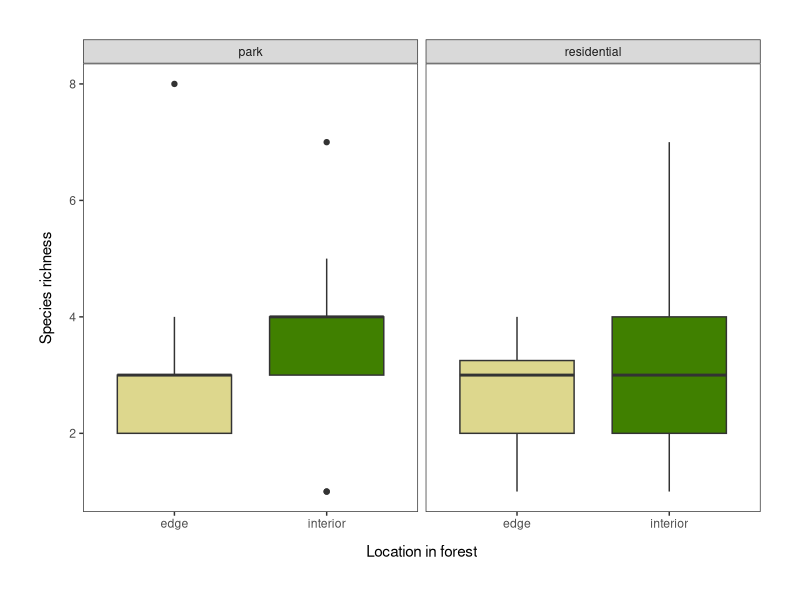
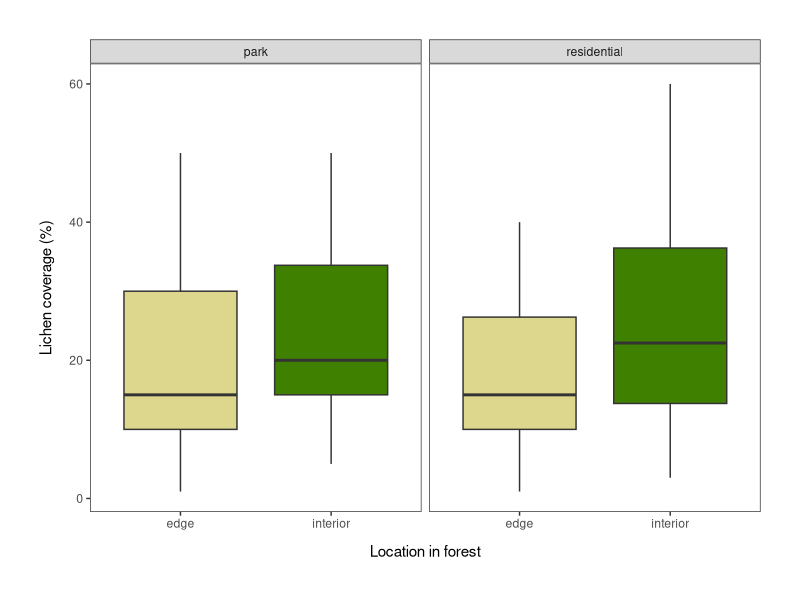
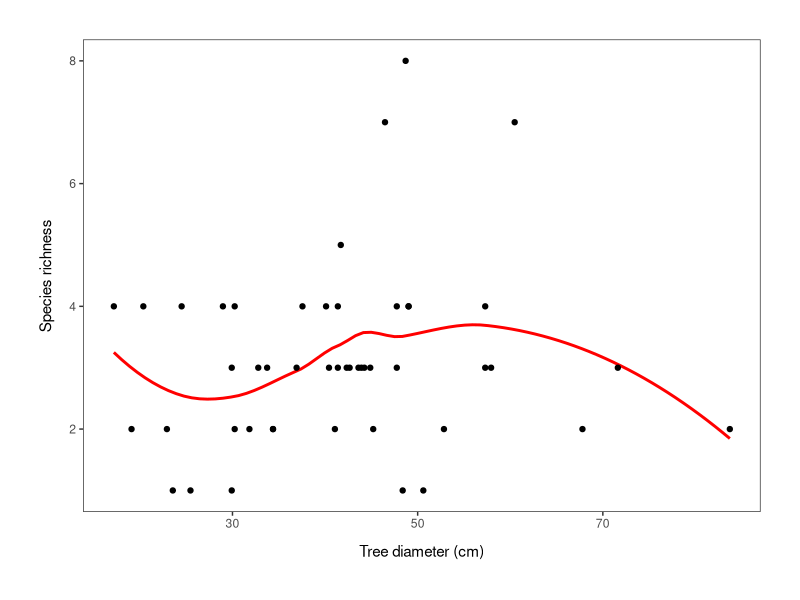
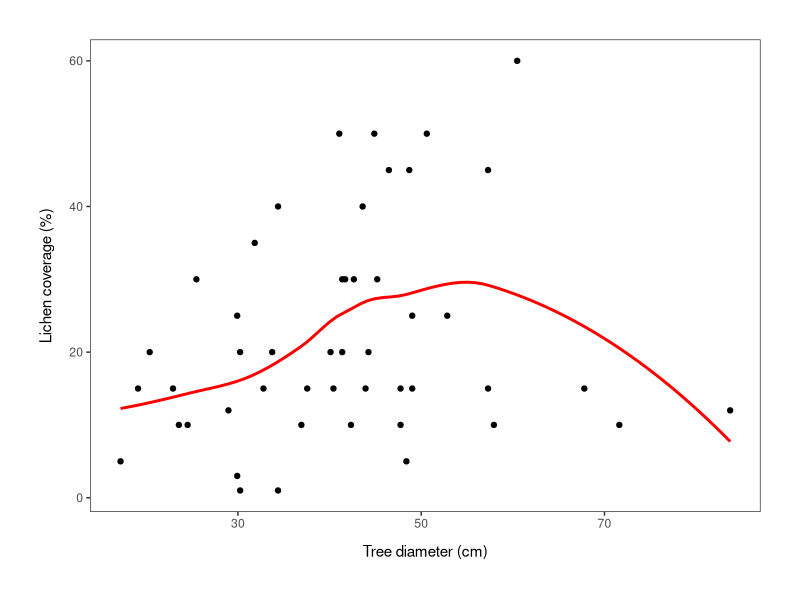
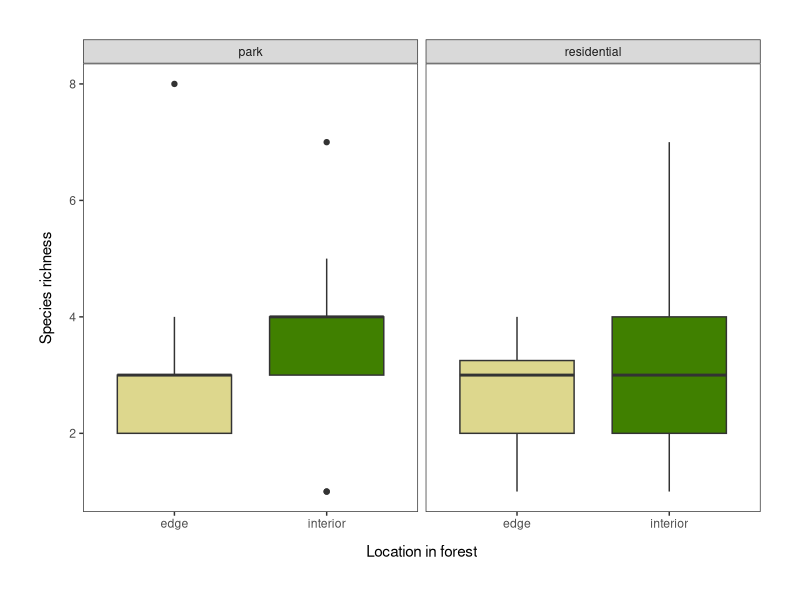
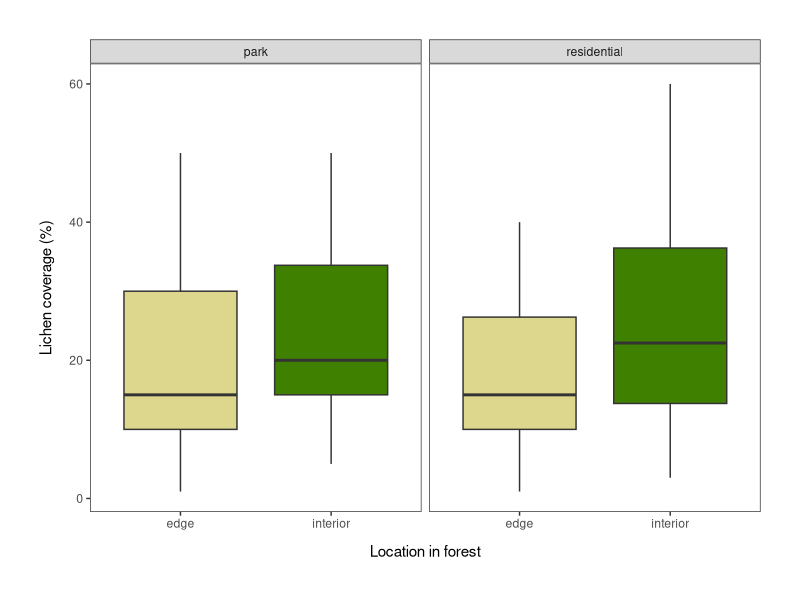
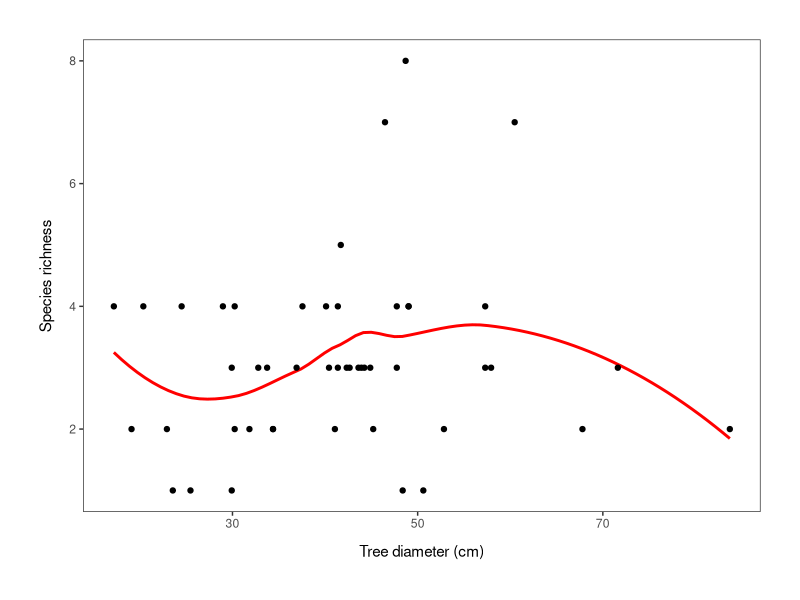
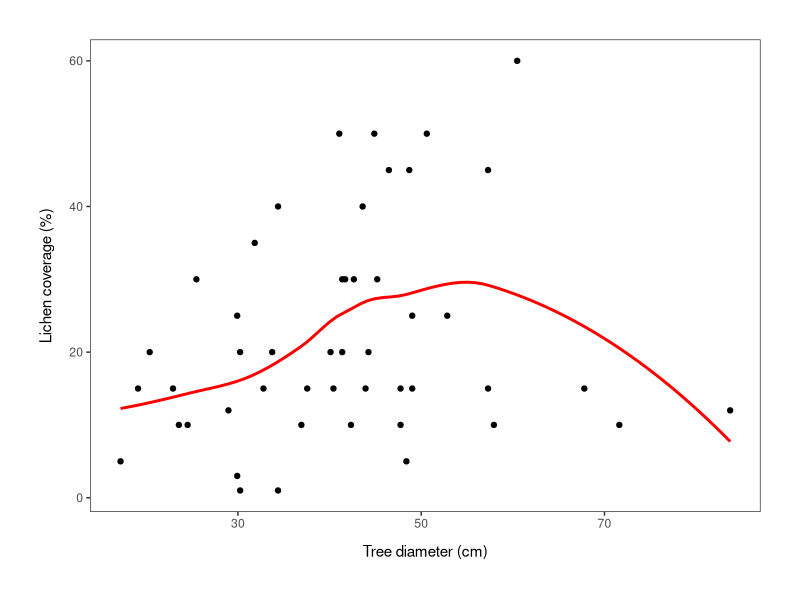

Write the R code that produced these figures, in order.
## Figures for the LE History & Design couse project
## Project topic: effects of urban matrix on lichen edge effects

## Stockholm University - Landscape Ecology master's program 2021-2023 
## Emma Gemal, emmagemal@outlook.com
## Edited 14/10/2021 


## Library ----
library(tidyverse)


## Loading the data ----
lichen <- read.csv("Data/raw_data.csv")

str(lichen)

# calculating diameter from circumference 
lichen <- lichen %>% 
            mutate(tree_dia_cm = tree_circum_cm/pi)



## Making a boxplot ----
# species richness
(boxplot_sp <- ggplot(lichen, aes(x = location, y = sp_richness)) +
                  geom_boxplot(aes(fill = location)) +
                  ylab("Species richness") +
                  xlab("Location in forest") +
                  facet_wrap(~type) +
                  theme_bw() +
                  theme(panel.grid = element_blank(),
                        axis.title.x = 
                          element_text(margin = margin(t = 10, r = 0, b = 0, l = 0)),
                        axis.title.y = 
                          element_text(margin = margin(t = 0, r = 10, b = 0, l = 0)),
                        legend.position = "none") +
                  theme(plot.margin = unit(c(1, 1, 1, 1), "cm")) +
                  scale_fill_manual(values = c("#DDD78D", "#408000")))

ggsave("Figures/boxplot_species.png", plot = boxplot_sp, width = 6, height = 5.5, units = "in")


# coverage 
(boxplot_cov <- ggplot(lichen, aes(x = location, y = coverage_perc)) +
                  geom_boxplot(aes(fill = location)) +
                  xlab("Location in forest") +
                  ylab("Lichen coverage (%)") +
                  facet_wrap(~type) +
                  theme_bw() +
                  theme(panel.grid = element_blank(),
                        axis.title.x = 
                          element_text(margin = margin(t = 10, r = 0, b = 0, l = 0)),
                        axis.title.y = 
                          element_text(margin = margin(t = 0, r = 10, b = 0, l = 0)),
                        legend.position = "none") +
                  theme(plot.margin = unit(c(1, 1, 1, 1), "cm")) +
                  scale_fill_manual(values = c("#DDD78D", "#408000")))

ggsave("Figures/boxplot_coverage.png", plot = boxplot_cov, width = 6, height = 5.5, units = "in")


# tree diameter ~ species richness (for presentation)
(sp_dia_plot <- ggplot(lichen, aes(x = tree_dia_cm, y = sp_richness)) +
                    stat_smooth(method = "loess", se = F, color = "red") +
                    geom_point() +
                    xlab("Tree diameter (cm)") +
                    ylab("Species richness") +
                    theme_bw() +
                    theme(panel.grid = element_blank(),
                          axis.title.x = 
                            element_text(margin = margin(t = 10, r = 0, b = 0, l = 0)),
                          axis.title.y = 
                            element_text(margin = margin(t = 0, r = 10, b = 0, l = 0))) +
                    theme(plot.margin = unit(c(1, 1, 1, 1), "cm")))

ggsave("Figures/diameter_species.png", plot = sp_dia_plot, width = 6, height = 5.5, units = "in")

# tree diameter ~ coverage (for presentation)
(cov_dia_plot <- ggplot(lichen, aes(x = tree_dia_cm, y = coverage_perc)) +
                    stat_smooth(method = "loess", se = F, color = "red") +
                    geom_point() +
                    xlab("Tree diameter (cm)") +
                    ylab("Lichen coverage (%)") +
                    theme_bw() +
                    theme(panel.grid = element_blank(),
                          axis.title.x = 
                            element_text(margin = margin(t = 10, r = 0, b = 0, l = 0)),
                          axis.title.y = 
                            element_text(margin = margin(t = 0, r = 10, b = 0, l = 0))) +
                    theme(plot.margin = unit(c(1, 1, 1, 1), "cm")))

ggsave("Figures/diameter_coverage.png", plot = cov_dia_plot, width = 6, height = 5.5, units = "in")
